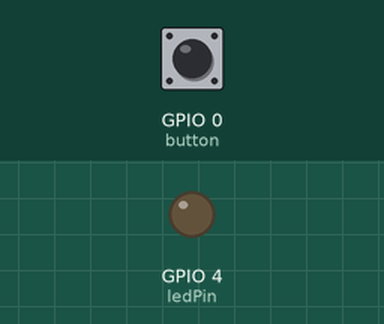
This sketch was run on a simulated ESP32. On the bench: output pins drawn as LEDs (lit = HIGH). The test bench sets the inputs (shaded band); at power-on: GPIO 0 (button) HIGH.

Above: at 1.2 s.
1.3 s: GPIO 0 (button) pulled LOW for 0.15 s
At 2.06 s:
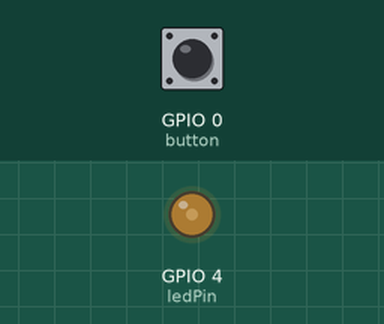
At 2.66 s:
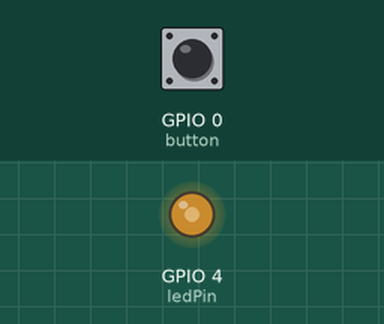
Timing chart, 0 to 7.9 s (numbered marks = the images above; inputs shaded):
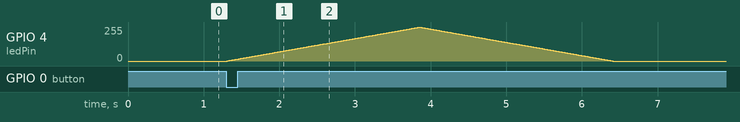

Measured:
- after the input at 1.3 s, GPIO 4 (ledPin): rises from 0/255 to 255/255 in 2.5 s, then falls to 0/255 in 2.6 s

The sketch:

11.ButtonPressedLedBrightnessControl.ino
```cpp
int ledPin = 4 ;

int ledChannel  = 0;
int frequency = 5000;
int resolution = 8;

int button = 0;

void setup()
{
	pinMode(button, INPUT_PULLUP);
	ledcSetup(ledChannel, frequency, resolution);
	ledcAttachPin(ledPin, ledChannel);
	// pinMode(ledPin, OUTPUT); // this is not needed
}

void loop()
{
	if(digitalRead(button) == LOW)
	{
		for(int dutyCycle=0;dutyCycle<255;dutyCycle++)
		{
			ledcWrite(ledChannel, dutyCycle);
			delay(10);
		}

		for(int dutyCycle=255;dutyCycle>0;dutyCycle--)
		{
			ledcWrite(ledChannel, dutyCycle);
			delay(10);
		}
	}
	else
	{
		digitalWrite(ledPin, LOW);
	}
}
```
